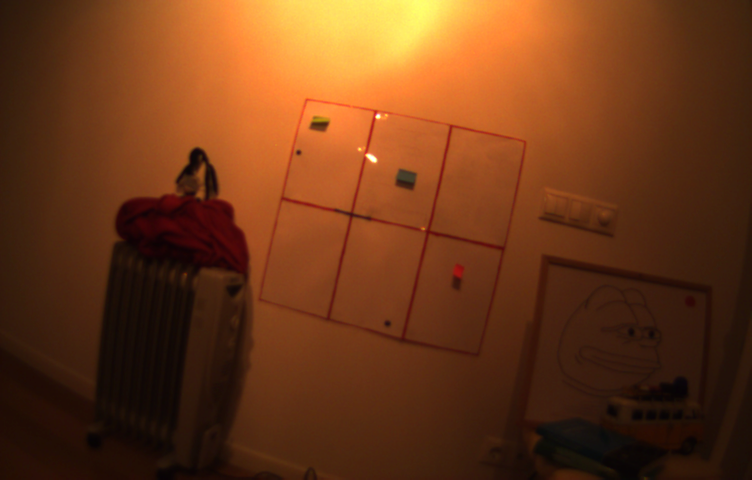
//> input picture image_proc/Camera/1image.bmp, 752 x 480 px
$ ./get_rotationH 1image.bmp 2image.bmp   (built with g++ and OpenCV 4)
//> lines starting //> are read from the running program, lines starting //| are printed output that depends on the picture
### C++/defs.h
#ifndef MAIN_CPP_DEFS_H
#define MAIN_CPP_DEFS_H

#include <stdio.h>
#include <iostream>
#include <chrono>
#include <thread>
#include "opencv2/opencv.hpp"
#include "opencv2/core.hpp"
#include "opencv2/features2d.hpp"
#include "opencv2/imgcodecs.hpp"
#include "opencv2/highgui.hpp"
#include "opencv2/xfeatures2d.hpp"
#include "opencv2/xfeatures2d/nonfree.hpp"
#include "opencv2/calib3d/calib3d.hpp"
#include "opencv2/imgproc/imgproc.hpp"
#include "opencv2/video/tracking.hpp"

#define HEIGHT 1542
#define WIDTH 2056
#define BITSPIXEL 32
#define CVTYPE CV_8UC4

#define MINHESSIAN 300

#define RESET   "\033[0m"
#define BLACK   "\033[30m"      /* Black */
#define RED     "\033[31m"      /* Red */
#define GREEN   "\033[32m"      /* Green */
#define YELLOW  "\033[33m"      /* Yellow */
#define BLUE    "\033[34m"      /* Blue */
#define MAGENTA "\033[35m"      /* Magenta */
#define CYAN    "\033[36m"      /* Cyan */
#define WHITE   "\033[37m"      /* White */

using namespace std;
using namespace cv;

bool IsRotm(Mat rotm);
Mat Eul2Rotm(Mat);
Mat Rotm2Eul(Mat rotm);
Mat Rotm2Quat(Mat rotm);
Mat Quat2Rotm(Mat quat);
Mat Angax2Rotm(Mat angax);
Mat Rotm2Angax(Mat rotm);

#endif

### defs.hpp
#include <stdio.h>
#include <iostream>
#include "opencv2/opencv.hpp"
#include "opencv2/core.hpp"
#include "opencv2/features2d.hpp"
#include "opencv2/imgcodecs.hpp"
#include "opencv2/highgui.hpp"
#include "opencv2/xfeatures2d.hpp"
#include "opencv2/xfeatures2d/nonfree.hpp"
#include "opencv2/calib3d/calib3d.hpp"
#include <opencv2/imgproc/imgproc.hpp>

using namespace std;
using namespace cv;
using namespace cv::xfeatures2d;

### image_proc/Camera/get_rotationH.cpp
/************
 Based on
  https://docs.opencv.org/3.0-beta/doc/tutorials/features2d/feature_flann_matcher/feature_flann_matcher.html#feature-flann-matcher
  https://docs.opencv.org/3.0-beta/doc/user_guide/ug_features2d.html
  https://subokita.com/2014/04/07/procrustes-analysis/
 *************/

#include <fstream>
#include "defs.hpp"

#define MIN_HESSIAN 900

void GetCalibration(Mat& intrinsics, Mat& distCoeffs) {
    FileStorage fs("intrinsics.xml", FileStorage::READ);
    if (fs.isOpened()) {
      fs["intrinsics"] >> intrinsics;
      fs["distCoeffs"] >> distCoeffs;
      fs.release();
    }
    else {
      cout << "Running calibration ..." << endl;
      system("./get_intrinsics");
    }
}

int main(int argc, char *argv[]){

  // Get intrinsic parameters
  /*******************************/
  Mat intrinsics = Mat(3, 3, CV_32FC1);
  Mat distCoeffs;
  GetCalibration(intrinsics, distCoeffs);
  /*******************************/

  // Undistort images and pass to grayscale
  /*******************************/
  Mat img_1;
  Mat img_2;
  if(argc == 3) {
    undistort(imread(argv[1], IMREAD_GRAYSCALE), img_1, intrinsics, distCoeffs);
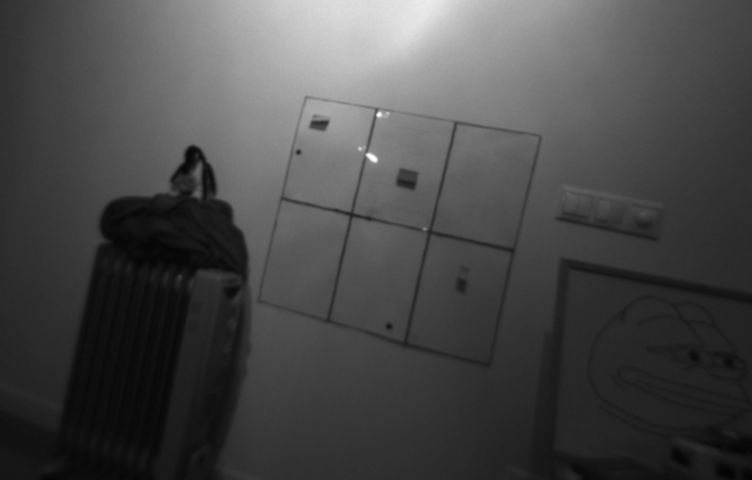
//> img_1: 480 rows x 752 cols, CV_8UC1; min 4, max 255, mean 72.2
    undistort(imread(argv[2], IMREAD_GRAYSCALE), img_2, intrinsics, distCoeffs);
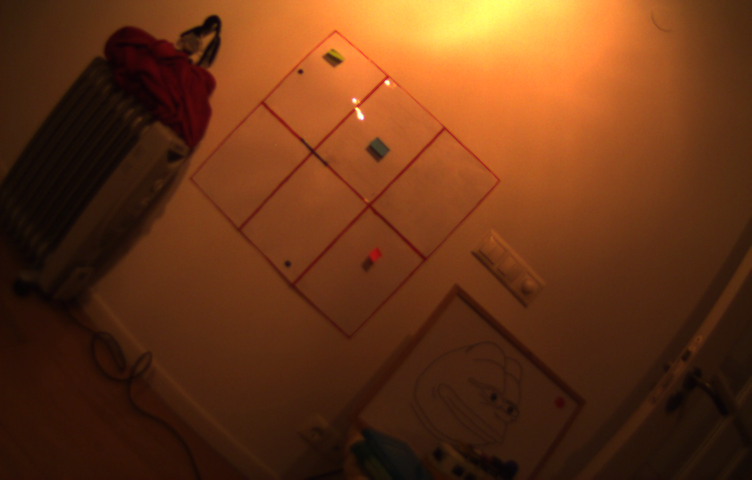
//> input picture image_proc/Camera/2image.bmp, 752 x 480 px
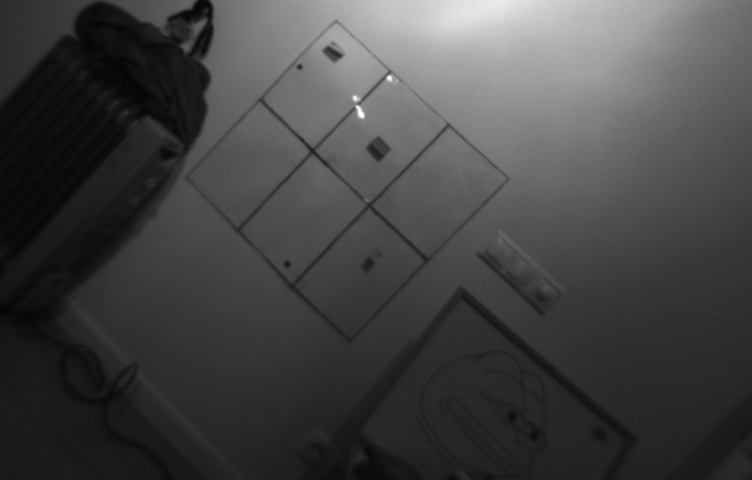
//> img_2: 480 rows x 752 cols, CV_8UC1; min 5, max 255, mean 68
  }
  else {
    cout << "Usage: ./get_rotation image1 image2" << endl;
  }
  /*******************************/

  // Detect keypoints using SURF
  /*******************************/
//> (the run ends here: the program stops with an error, at `Ptr<SURF> detector = SURF::create(MIN_HESSIAN);`)
